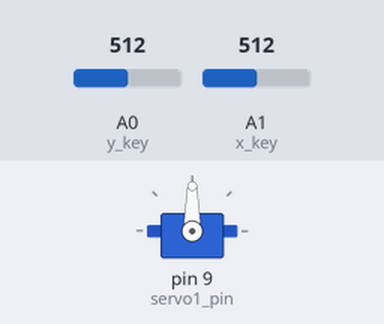
Bench run of a sketch on a simulated Arduino Uno, built with avr-gcc and run on an emulated ATmega328P. On the bench: servo. The inputs (shaded band) are chosen by the test bench; at power-on: A1 (x_key) = 512, A0 (y_key) = 512.

Above: at 1.2 s.
1.3 s: A1 (x_key) set to 693
2.8 s: A1 (x_key) set to 712
At 4.4 s:
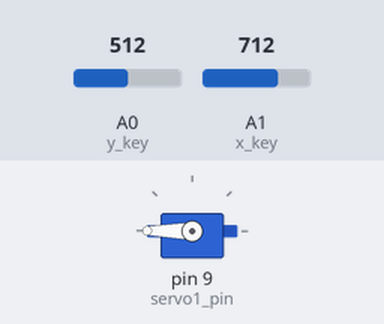
4.7 s: A1 (x_key) set to 316
6.2 s: A1 (x_key) set to 292
At 7.6 s:
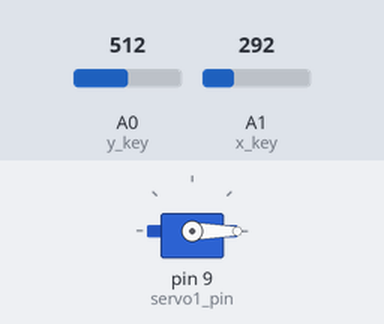
9.2 s: A1 (x_key) set to 710
At 9.35 s:
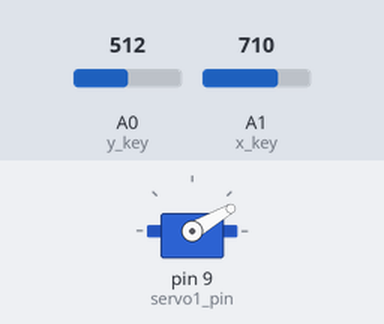
12.2 s: A1 (x_key) set to 290
At 12.35 s:
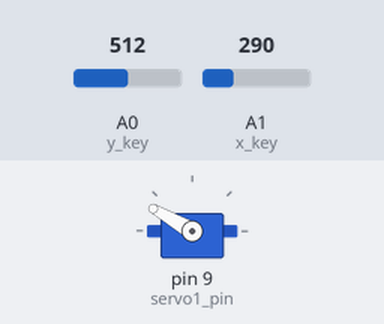
Timing chart, 0 to 15.2 s (numbered marks = the images above; inputs shaded):
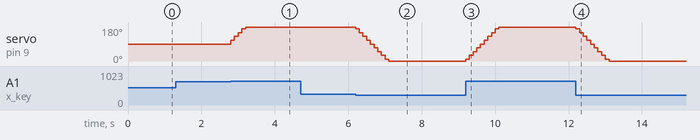

Measured:
- the behaviour switches between 700 and 701 on A1 (x_key) (found by bisection; images 0 and 1)
- the behaviour switches between 300 and 299 on A1 (x_key) (found by bisection; images 1 and 2)
- after the input at 1.3 s, every drawn part: stays the same
- after the input at 2.8 s, servo on pin 9 (servo1_pin): moves from 90° to 180° over 0.40 s, starting at once
- after the input at 4.7 s, every drawn part: stays the same
- after the input at 6.2 s, servo on pin 9 (servo1_pin): moves from 180° to 0° over 0.90 s, starting at once
- after the input at 9.2 s, servo on pin 9 (servo1_pin): moves from 0° to 180° over 0.90 s, starting at once
- after the input at 12.2 s, servo on pin 9 (servo1_pin): moves from 180° to 0° over 0.90 s, starting at once

The sketch:

servo.ino
```cpp
#include <Servo.h>
Servo servo1;
int x_key = A1;
int y_key = A0;
int x_pos;
int y_pos;
int servo1_pin = 9;
int initial_position = 90;


void setup ( ) {
  Serial.begin (9600) ;
  servo1.attach (servo1_pin ) ;

  servo1.write (initial_position);

  pinMode (x_key, INPUT) ;
  pinMode (y_key, INPUT) ;
  }

  void loop ( ) {
  x_pos = analogRead (x_key) ;
  y_pos = analogRead (y_key) ;

  if (x_pos < 300){
    if (initial_position < 10){
    }
    else{
    initial_position = initial_position - 20;
    servo1.write ( initial_position ) ;
    delay (100) ;
    }
  }

  if (x_pos > 700){
    if (initial_position > 180){
    }
    else{
    initial_position = initial_position + 20;
    servo1.write ( initial_position ) ;
    delay (100) ;
    }
  }
}
```
